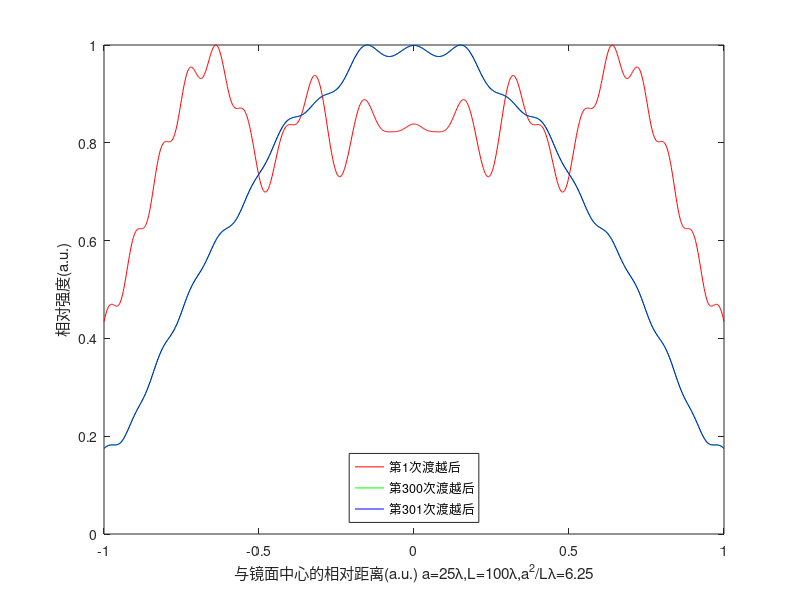
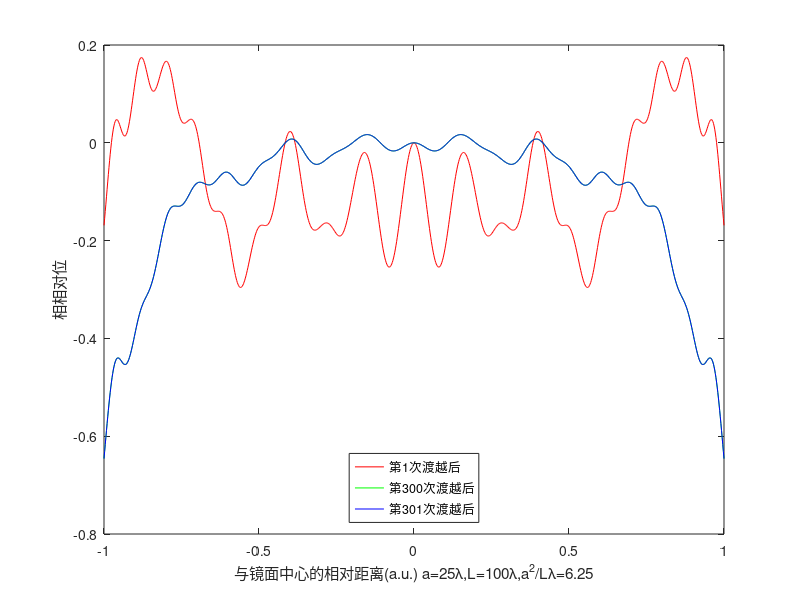

Here is the MATLAB script that generated these plots, in order:
% 两个问题：基模为什么N<0.5的时候分布很平滑?TEM01模当N~5以下时没有理论分布

clc;clear;close all;
%————初始化—————————————
lm=632.8e-9;    %波长
L=100*lm;         %腔长
a=25*lm;           %腔镜线宽
fprintf("菲涅尔数为%.2f\n",a^2/L/lm);
k=2*pi/lm;         %波失
N = 1001;       %积分点数
x1=linspace(-a,a,N);%取1000个点积分
Un_n=zeros(1,N);
Un_n_1=Un_n;
%———求解第一次的迭代结果——————
for m=1:N
    x=x1(m);
    y=exp((-1i*k*(x-x1).^2)/(2*L));
    Un_n(m)=sqrt(1i/(pi*L)*exp(-1i*k*L))*sum(y(1:N));
end
%————对第一次的归一化————
a=abs(Un_n);%求解振幅
yabsmax=max(a);%振幅最大值
Un_n=Un_n/yabsmax;%归一化
Un_2=a/yabsmax;%振幅归一化
Yn_2=angle(Un_n)-angle(Un_n(501));%相位分布
%————迭代299次重复第一次过程——
for m=1:299
    for n=1:N
         x=x1(n);
         y= exp((-1i*k*(x-x1).^2)/(2*L)).*Un_n;
         Un_n_1(n)=sqrt(1i/(pi*L)*exp(-1i*k*L))*sum(y(1:N));
    end
     Un_n= Un_n_1;
     a=abs(Un_n);
     yabsmax=max(a);
     Un_n=Un_n/yabsmax;
end
Un_300=a/yabsmax;
Yn_300=angle(Un_n)-angle(Un_n(501));
%————迭代第300次重复第一次过程——
for n=1:N
    x=x1(n);
    y= exp((-1i*k*(x-x1).^2)/(2*L)).*Un_n;
    Un_n_1(n)=sqrt(1i/(pi*L)*exp(-1i*k*L))*sum(y(1:N));
end
Un_n= Un_n_1;
a=abs(Un_n);
yabsmax=max(a);
Un_n=Un_n/yabsmax;
Un_301= a/yabsmax;
Yn_301=angle(Un_n)-angle(Un_n(501));
%———归一化————
x1 = x1/max(x1);
%———画出振幅特性————
figure(1);
plot(x1,Un_2,'r') ;
hold on; 
plot(x1,Un_300,'g') ;
hold on; 
plot(x1,Un_301,'b') ;
legend('第1次渡越后','第300次渡越后','第301次渡越后','Location','South');
xlabel('与镜面中心的相对距离(a.u.) a=25λ,L=100λ,a^2/Lλ=6.25');ylabel('相对强度(a.u.)');
%———画出相位特性————
figure(2);
plot(x1,Yn_2,'r') ;
hold on;
plot(x1,Yn_300,'g');
hold on; 
plot(x1,Yn_301,'b') ;
legend('第1次渡越后','第300次渡越后','第301次渡越后','Location','South');
xlabel('与镜面中心的相对距离(a.u.) a=25λ,L=100λ,a^2/Lλ=6.25');ylabel('相相对位');
